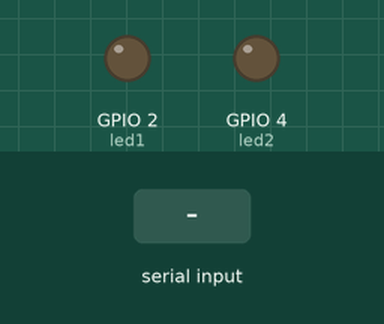
This sketch was run on a simulated ESP32. Shown: output pins drawn as LEDs (lit = HIGH). Dashed ring = blinking. Inputs (shaded band) come from the test bench. What the sketch prints to the serial monitor is not drawn.

Above: at 0.1 s.
At 2.2 s:
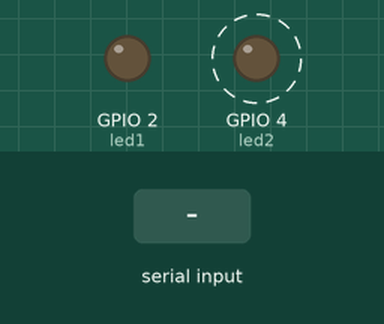
2.3 s: "1" received over Serial
At 11.75 s:
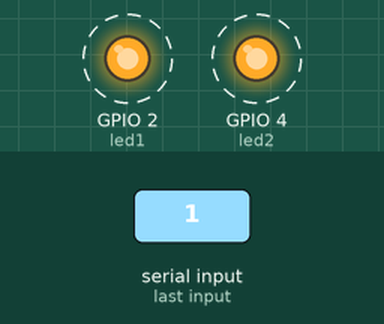
Timing chart, 0 to 19.1 s (numbered marks = the images above; inputs shaded):
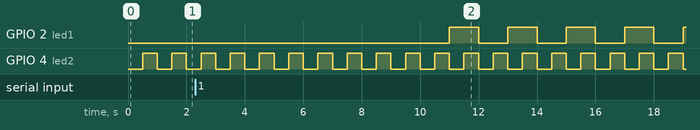

Measured:
- by itself, GPIO 4 (led2): alternates HIGH for 0.50 s and LOW for 0.50 s

The sketch:

esp32_blink_led_dualcore.ino
```cpp
/*********
  Rui Santos
  Complete project details at https://randomnerdtutorials.com
*********/

TaskHandle_t Task1;
TaskHandle_t Task2;

// LED pins
const int led1 = 2;
const int led2 = 4;
int i=1;
byte nhan[2];
int kq=0;
void setup() {
  Serial.begin(115200);
  pinMode(led1, OUTPUT);
  pinMode(led2, OUTPUT);

  //create a task that will be executed in the Task1code() function, with priority 1 and executed on core 0
  xTaskCreatePinnedToCore(
                    Task1code,   /* Task function. */
                    "Task1",     /* name of task. */
                    10000,       /* Stack size of task */
                    NULL,        /* parameter of the task */
                    1,           /* priority of the task */
                    &Task1,      /* Task handle to keep track of created task */
                    0);          /* pin task to core 0 */
  delay(500);

  //create a task that will be executed in the Task2code() function, with priority 1 and executed on core 1
  xTaskCreatePinnedToCore(
                    Task2code,   /* Task function. */
                    "Task2",     /* name of task. */
                    10000,       /* Stack size of task */
                    NULL,        /* parameter of the task */
                    1,           /* priority of the task */
                    &Task2,      /* Task handle to keep track of created task */
                    1);          /* pin task to core 1 */
    delay(500);
}

//Task1code: blinks an LED every 1000 ms
void Task1code( void * pvParameters ){
  Serial.print("Task1 running on core ");
  Serial.println(xPortGetCoreID());
    delay(1000);
    Serial.print('c');
    delay(2000);
    Serial.print('c');
    delay(2000);
    Serial.print('c');
    delay(2000);
    Serial.print('d');
    delay(2000);
    Serial.print('e');
    delay(2000);
  for(;;){
    digitalWrite(led1, HIGH);
    delay(1000);
    digitalWrite(led1, LOW);
    delay(1000);
    while(Serial.available()>0){
    for(int i=0; i<2; i++){
      nhan[i]=Serial.read();
      }
   kq=(nhan[0]<<8)|nhan[1];
   Serial.println(kq);
  }

}}

//Task2code: blinks an LED every 700 ms
void Task2code( void * pvParameters ){
  Serial.print("Task2 running on core ");
  Serial.println(xPortGetCoreID());

  for(;;){

    digitalWrite(led2, HIGH);
    delay(500);
    digitalWrite(led2, LOW);
    delay(500);

  }
}

void loop() {

}
```
